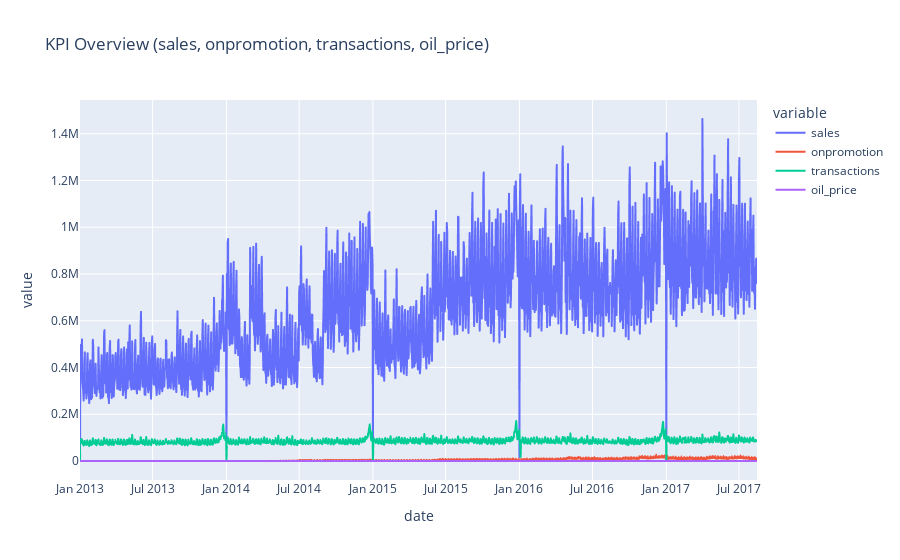

The cell this chart's notebook holds for it:
### Code cell
# --- EDA: summary + line chart + correlation (VS Code friendly) ---

import pandas as pd
import matplotlib.pyplot as plt
import seaborn as sns
import plotly.express as px
import plotly.io as pio

# ensure VS Code renderer
pio.renderers.default = "vscode"

# sanity checks
print("type(df_raw):", type(df_raw))
if not isinstance(df_raw, pd.DataFrame):
    raise TypeError("df_raw is not a DataFrame. Re-run your load cell.")

# make sure 'date' is datetime if present
if "date" in df_raw.columns and not pd.api.types.is_datetime64_any_dtype(df_raw["date"]):
    df_raw["date"] = pd.to_datetime(df_raw["date"], errors="coerce")

# summary (works for any pandas version)
def safe_describe(obj):
    try:
        return obj.describe(datetime_is_numeric=True)
    except TypeError:
        return obj.describe()

display(safe_describe(df_raw))

# show date coverage
if "date" in df_raw.columns:
    print("🗓️ date range:", df_raw["date"].min(), "→", df_raw["date"].max())

# choose up to 4 numeric KPI columns (excluding common non-KPI fields)
exclude = {"date", "store_nbr", "state", "type", "cluster"}
num_cols = [c for c in df_raw.columns if c not in exclude and pd.api.types.is_numeric_dtype(df_raw[c])]
kpi_cols = num_cols[:4]

if "date" in df_raw.columns and kpi_cols:
    fig = px.line(
        df_raw.sort_values("date"),
        x="date",
        y=kpi_cols,
        title=f"KPI Overview ({', '.join(kpi_cols)})"
    )
    fig.show()
else:
    print("Skipping line chart (need a 'date' column and at least 1 numeric KPI).")

# correlation heatmap (requires >=2 numeric columns)
if len(num_cols) >= 2:
    plt.figure(figsize=(6, 4))
    sns.heatmap(df_raw[num_cols].corr(), annot=True, fmt=".2f", cmap="Blues")
    plt.title("Correlation Heatmap")
    plt.tight_layout()
    plt.show()
else:
    print("Not enough numeric columns for correlation heatmap.")

### Figure 1 — Plotly figure (JSON) as saved in the notebook; plotly's stock layout.template omitted (floating-point values rounded to 4 significant figures; data arrays with more than 128 entries replaced by an {"elided": "..."} marker saying what was removed)
{"data": [{"hovertemplate": "variable=sales<br>date=%{x}<br>value=%{y}<extra></extra>", "legendgroup": "sales", "line": {"color": "#636efa", "dash": "solid"}, "marker": {"symbol": "circle"}, "mode": "lines", "name": "sales", "showlegend": true, "type": "scattergl", "x": {"elided": "1684 str values"}, "xaxis": "x", "y": {"elided": "1684 float values"}, "yaxis": "y"}, {"hovertemplate": "variable=onpromotion<br>date=%{x}<br>value=%{y}<extra></extra>", "legendgroup": "onpromotion", "line": {"color": "#EF553B", "dash": "solid"}, "marker": {"symbol": "circle"}, "mode": "lines", "name": "onpromotion", "showlegend": true, "type": "scattergl", "x": {"elided": "1684 str values"}, "xaxis": "x", "y": {"elided": "1684 float values"}, "yaxis": "y"}, {"hovertemplate": "variable=transactions<br>date=%{x}<br>value=%{y}<extra></extra>", "legendgroup": "transactions", "line": {"color": "#00cc96", "dash": "solid"}, "marker": {"symbol": "circle"}, "mode": "lines", "name": "transactions", "showlegend": true, "type": "scattergl", "x": {"elided": "1684 str values"}, "xaxis": "x", "y": {"elided": "1684 float values"}, "yaxis": "y"}, {"hovertemplate": "variable=oil_price<br>date=%{x}<br>value=%{y}<extra></extra>", "legendgroup": "oil_price", "line": {"color": "#ab63fa", "dash": "solid"}, "marker": {"symbol": "circle"}, "mode": "lines", "name": "oil_price", "showlegend": true, "type": "scattergl", "x": {"elided": "1684 str values"}, "xaxis": "x", "y": {"elided": "1684 float values"}, "yaxis": "y"}], "layout": {"legend": {"title": {"text": "variable"}, "tracegroupgap": 0}, "title": {"text": "KPI Overview (sales, onpromotion, transactions, oil_price)"}, "xaxis": {"anchor": "y", "domain": [0, 1], "title": {"text": "date"}}, "yaxis": {"anchor": "x", "domain": [0, 1], "title": {"text": "value"}}}}
